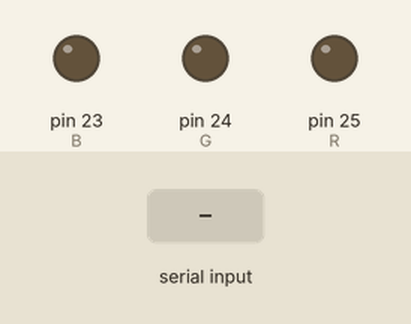
This sketch was run on a simulated Arduino Mega 2560, built with avr-gcc and run on an emulated ATmega2560. On the bench: output pins drawn as LEDs (lit = HIGH). The inputs (shaded band) are chosen by the test bench. What the sketch prints to the serial monitor is not drawn.

Above: at 1.2 s.
1.3 s: "r" received over the second serial link
At 1.8 s:
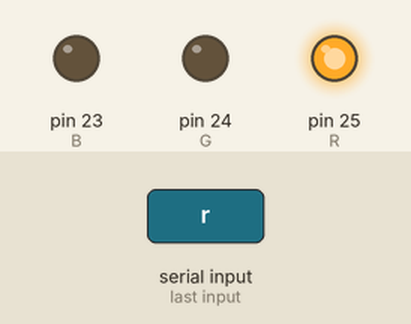
2.8 s: "b" received over the second serial link
At 4.0 s:
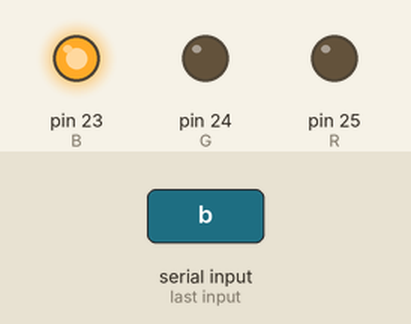
4.3 s: "g" received over the second serial link
At 5.3 s:
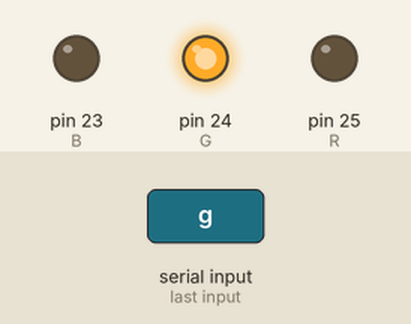
Timing chart, 0 to 7.3 s (numbered marks = the images above; inputs shaded):
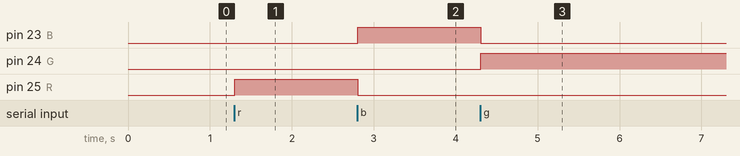

The sketch:

receptor.ino
```cpp
#define R 25
#define G 24
#define B 23

char c = ' ';


void setup() {
  // put your setup code here, to run once:
  Serial3.begin(9600);
  Serial.begin(9600);
  pinMode(R, OUTPUT);
  pinMode(G, OUTPUT);
  pinMode(B, OUTPUT);
}

void loop() {


  if (Serial3.available() > 0)
    c = Serial3.read();
    Serial.println(c);
  if (c == 'r') {
    analogWrite(R, 255);
    analogWrite(G, 0);
    analogWrite(B, 0);
  } else if (c == 'b') {
    analogWrite(R, 0);
    analogWrite(G, 0);
    analogWrite(B, 255);
  } else if (c == 'g') {
    analogWrite(R, 0);
    analogWrite(G, 255);
    analogWrite(B, 0);
  }


  // put your main code here, to run repeatedly:
}
```

Measured:
- after the input at 1.3 s, pin 25 (R): LOW → HIGH at once
- after the input at 2.8 s, pin 23 (B): LOW → HIGH at once; pin 25 (R): HIGH → LOW at once
- after the input at 4.3 s, pin 23 (B): HIGH → LOW at once; pin 24 (G): LOW → HIGH at once
